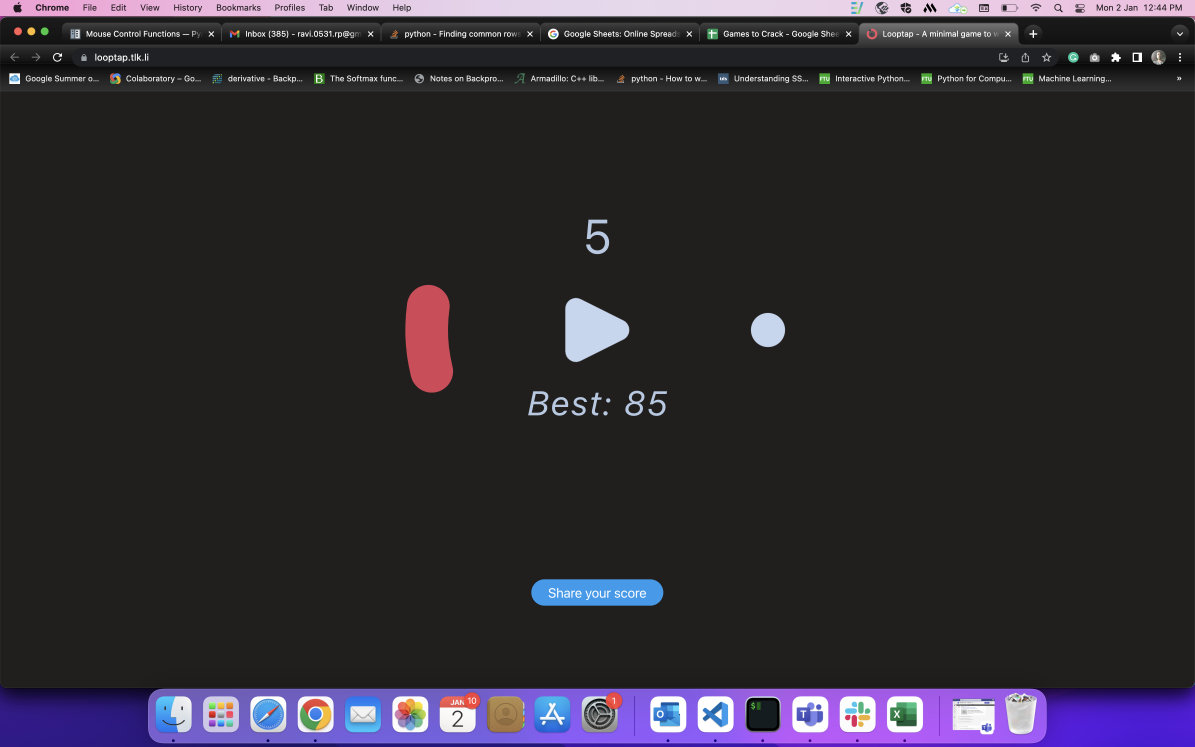
#> input picture images/reference.png, 3584 x 2240 px (shown at 1/3 size)
$ python blobs.py
#> lines starting #> are read from the running program, lines starting #| are printed output that depends on the picture
import cv2
import numpy as np

# Load image
image = cv2.imread('../images/reference.png', 0)
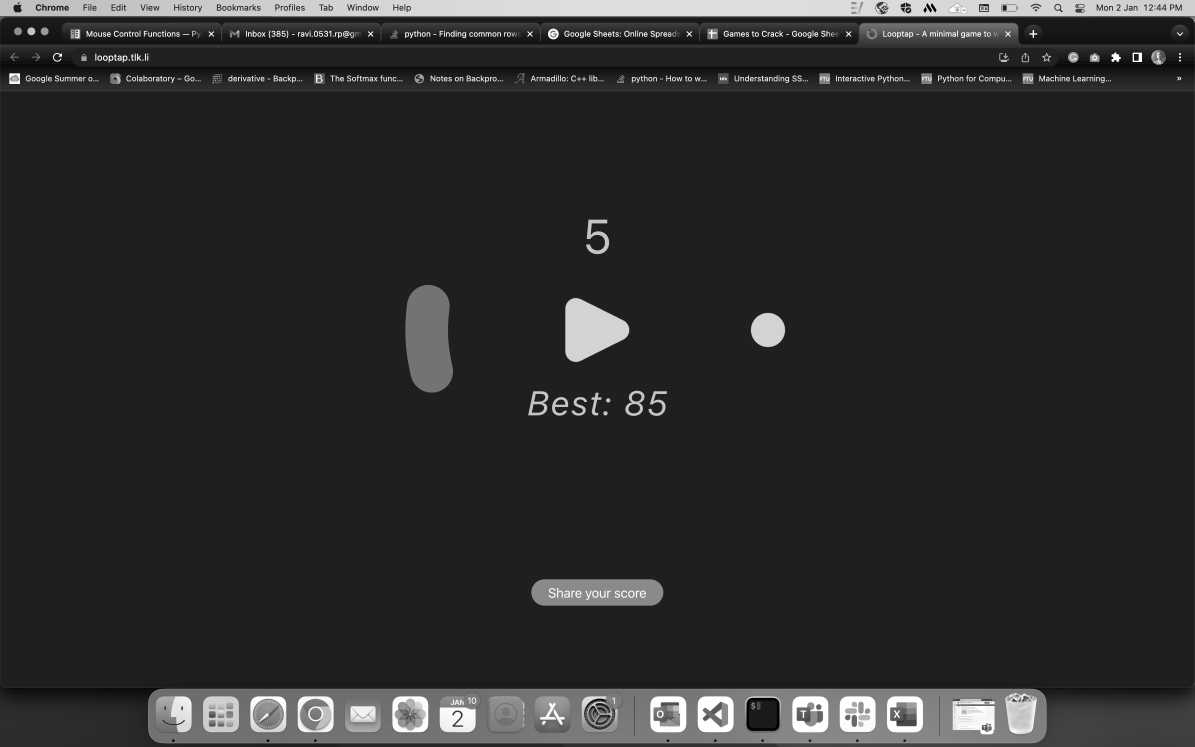
#> image: shape (2240, 3584) (shown at 1/3 size); min 0, max 255, mean 44.6
image = image[250:1750, 1000:2500]
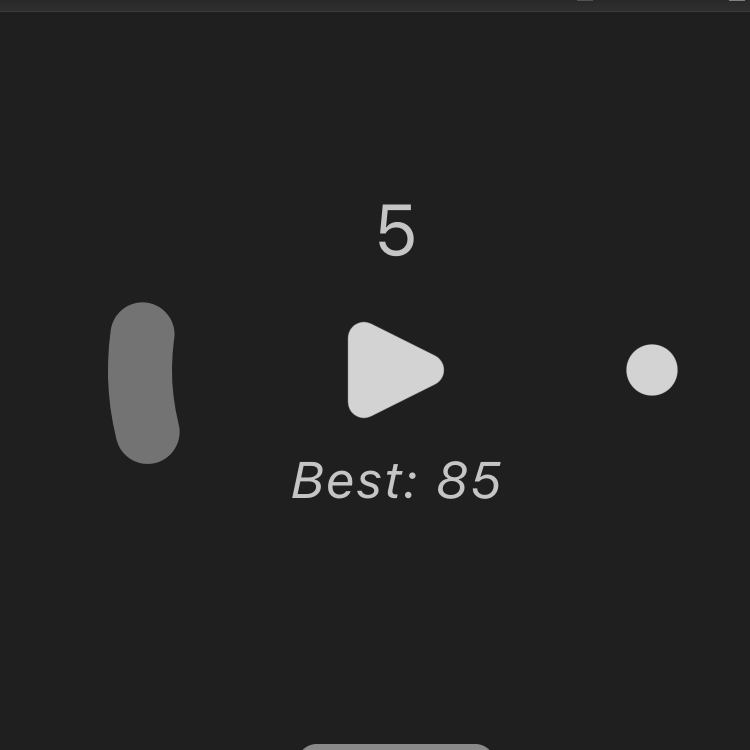
#> image: shape (1500, 1500) (shown at 1/2 size); min 31, max 211, mean 36.3
image = 255 - image
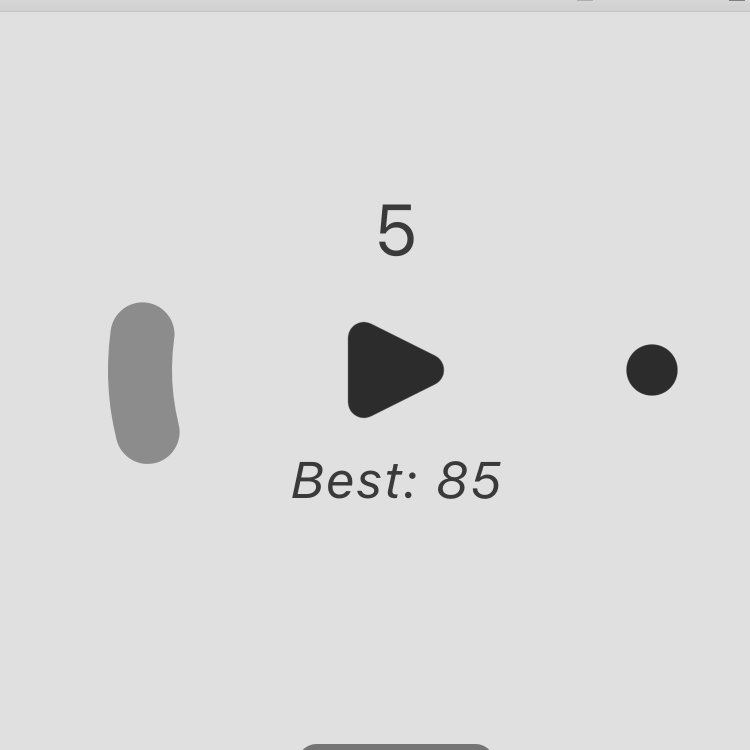
#> image: shape (1500, 1500) (shown at 1/2 size); min 44, max 224, mean 218.7


# Set our filtering parameters
# Initialize parameter setting using cv2.SimpleBlobDetector
params = cv2.SimpleBlobDetector_Params()

# Set Area filtering parameters
params.filterByArea = True
params.minArea = 100

# Set Circularity filtering parameters
params.filterByCircularity = True
params.minCircularity = 0.9

# Set Convexity filtering parameters
params.filterByConvexity = True
params.minConvexity = 0.2

# Set inertia filtering parameters
params.filterByInertia = True
params.minInertiaRatio = 0.01

# Create a detector with the parameters
detector = cv2.SimpleBlobDetector_create(params)

# Detect blobs
keypoints = detector.detect(image)
#> keypoints = 2 keypoints; (x, y, size): (824, 951, 14.2), (816, 989, 13.6)

# Draw blobs on our image as red circles
blank = np.zeros((1, 1))
blobs = cv2.drawKeypoints(image, keypoints, blank, (0, 0, 255),
						cv2.DRAW_MATCHES_FLAGS_DRAW_RICH_KEYPOINTS)

number_of_blobs = len(keypoints)
#> number_of_blobs = 2
text = "Number of Circular Blobs: " + str(len(keypoints))
#> text = 'Number of Circular Blobs: 2'
cv2.putText(blobs, text, (20, 550),
			cv2.FONT_HERSHEY_SIMPLEX, 1, (0, 100, 255), 2)
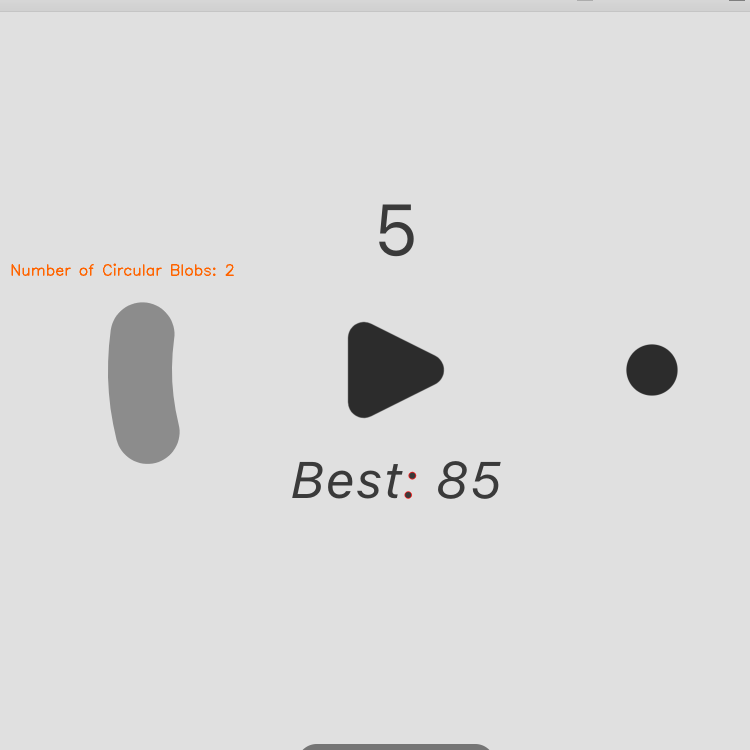
#> blobs: shape (1500, 1500, 3) (shown at 1/2 size); mean of channels 0, 1, 2 218.4, 218.5, 218.7; drawn as B, G, R

# Show blobs
cv2.imshow("Filtering Circular Blobs Only", blobs)
cv2.waitKey(0)
cv2.destroyAllWindows()

$ run again, with images/joint.png copied over images/reference.png
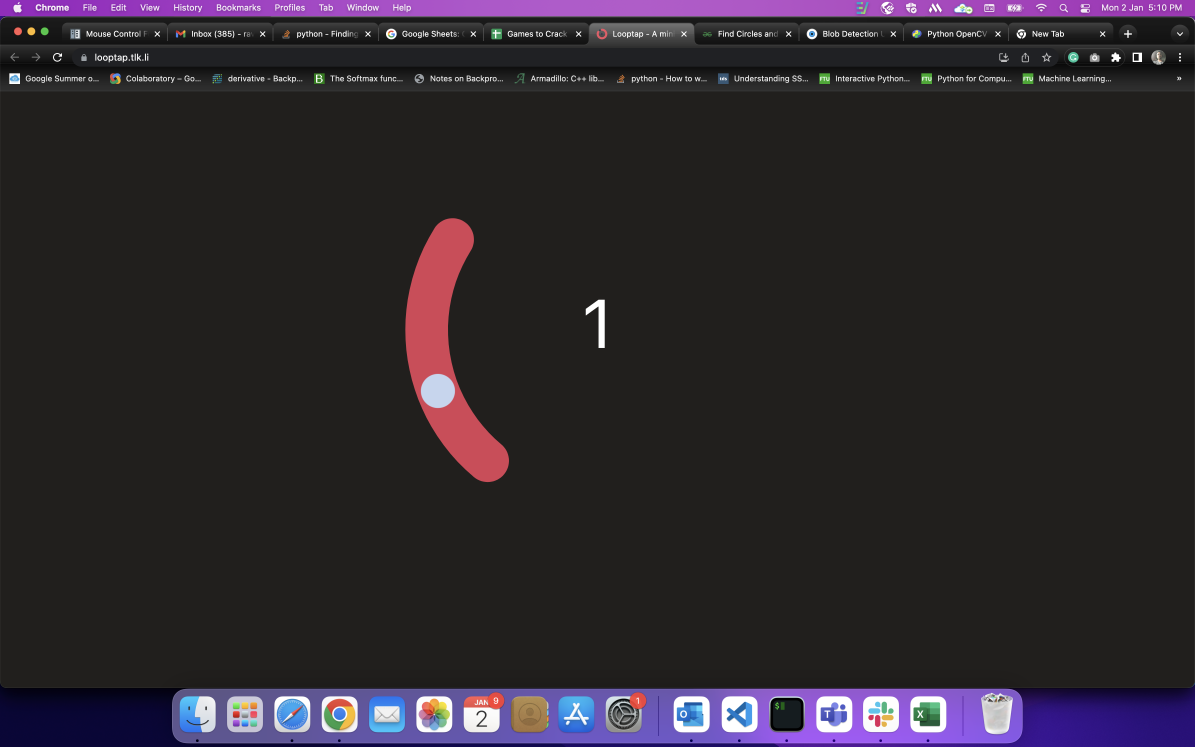
#> input picture images/joint.png, 3584 x 2240 px (shown at 1/3 size)
#> `image = 255 - image`:
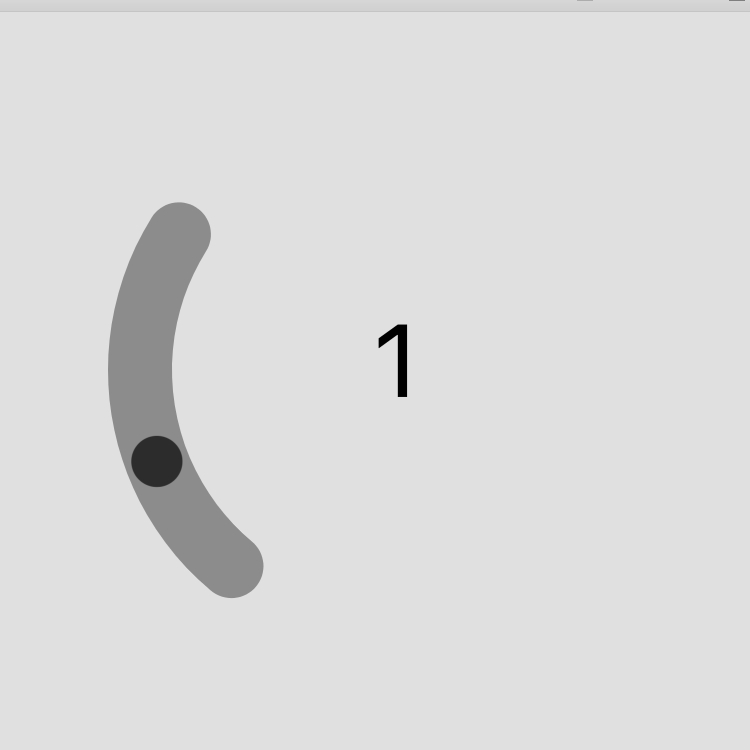
#> image: shape (1500, 1500) (shown at 1/2 size); min 0, max 224, mean 219.1
#> keypoints = ()
#> number_of_blobs = 0
#> text = 'Number of Circular Blobs: 0'
#> `cv2.putText(blobs, text, (20, 550), cv2.FONT_HERSHEY_SIMPLEX, 1, (0, 1..`:
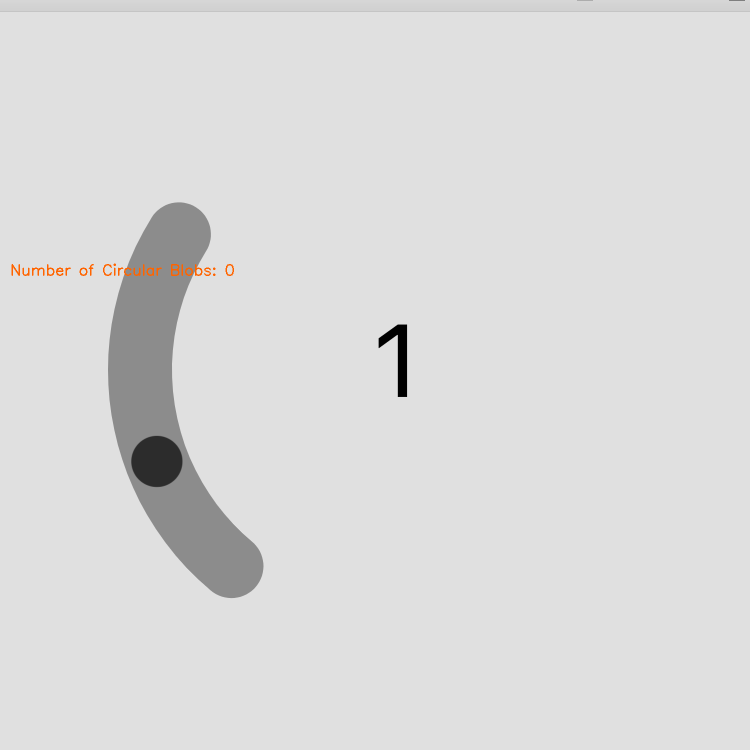
#> blobs: shape (1500, 1500, 3) (shown at 1/2 size); mean of channels 0, 1, 2 218.9, 219, 219.2; drawn as B, G, R

$ run again, with images/joint2.png copied over images/reference.png
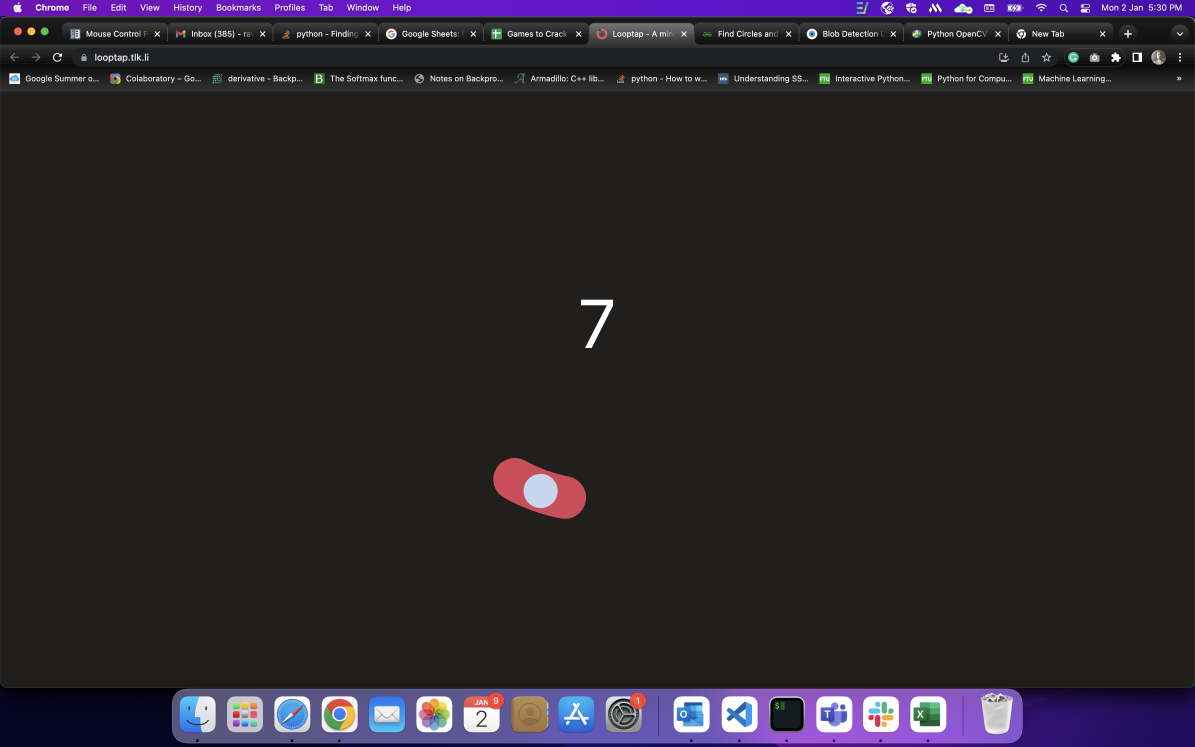
#> input picture images/joint2.png, 3584 x 2240 px (shown at 1/3 size)
#> `image = 255 - image`:
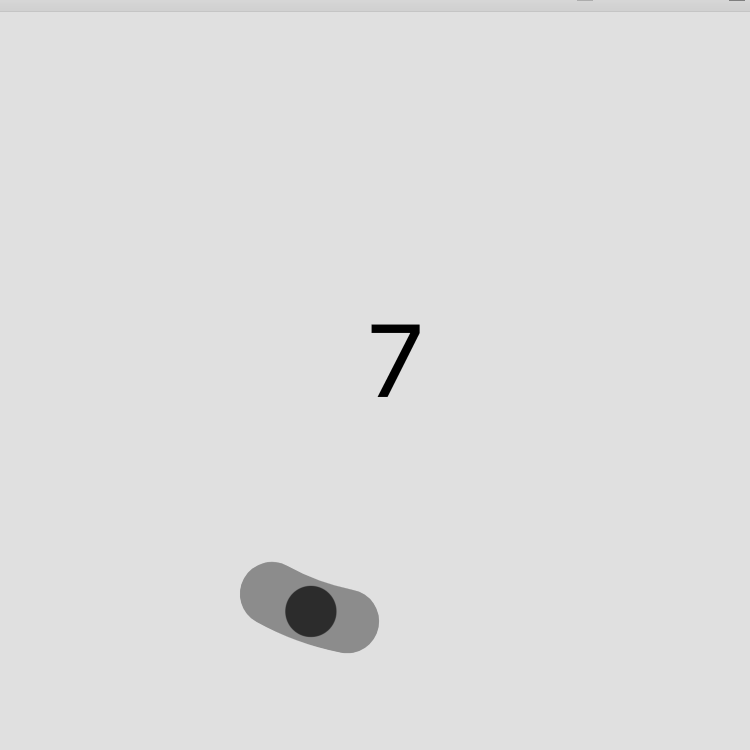
#> image: shape (1500, 1500) (shown at 1/2 size); min 0, max 224, mean 221.8
#> keypoints = ()
#> number_of_blobs = 0
#> text = 'Number of Circular Blobs: 0'
#> `cv2.putText(blobs, text, (20, 550), cv2.FONT_HERSHEY_SIMPLEX, 1, (0, 1..`:
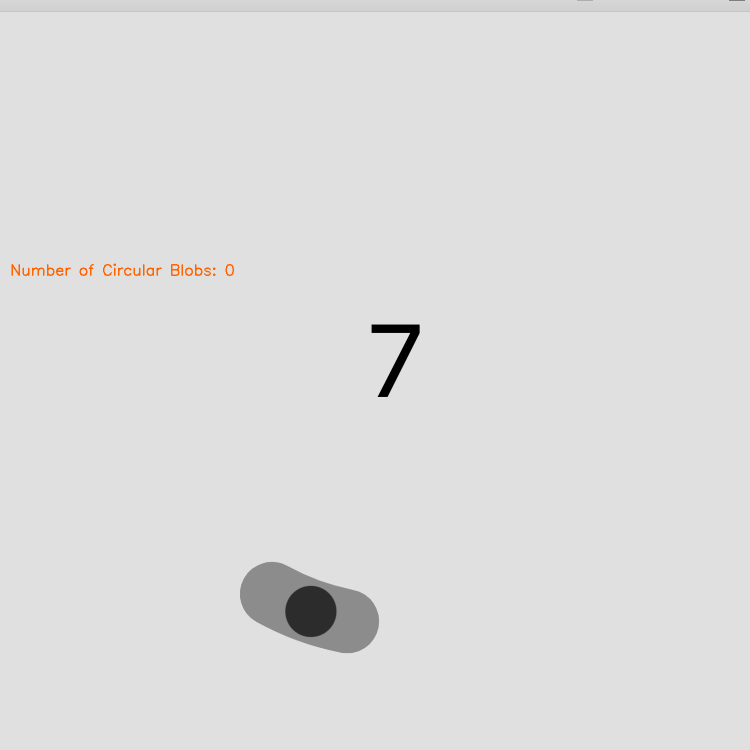
#> blobs: shape (1500, 1500, 3) (shown at 1/2 size); mean of channels 0, 1, 2 221.5, 221.6, 221.8; drawn as B, G, R

$ run again, with images/joint3.png copied over images/reference.png
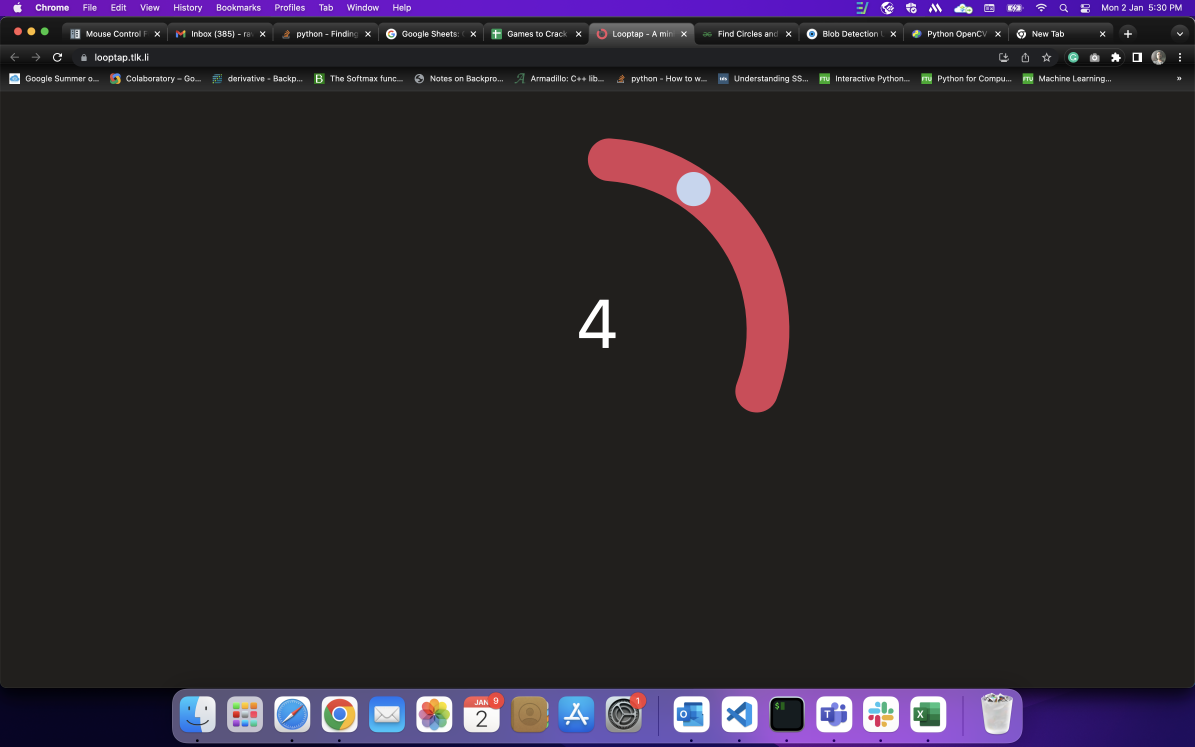
#> input picture images/joint3.png, 3584 x 2240 px (shown at 1/3 size)
#> `image = 255 - image`:
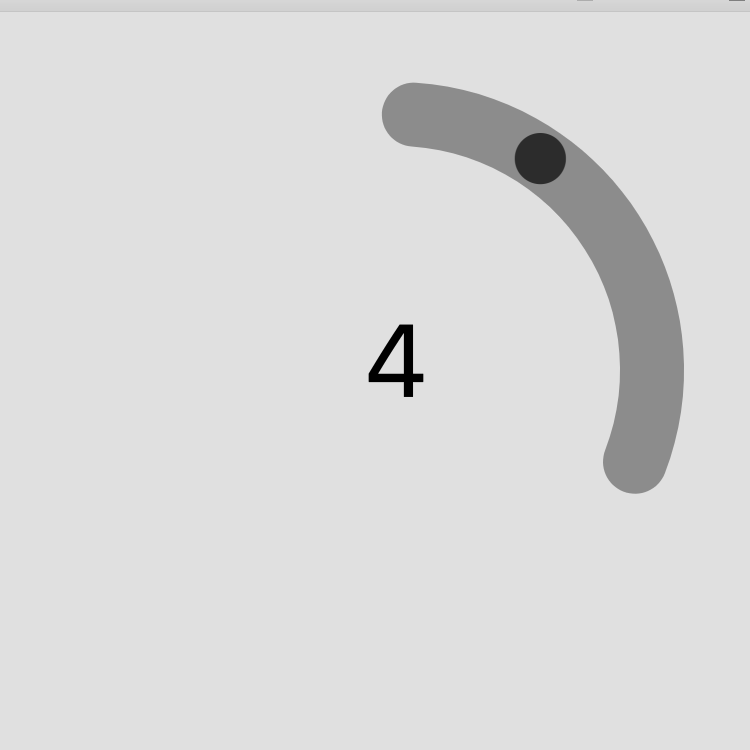
#> image: shape (1500, 1500) (shown at 1/2 size); min 0, max 224, mean 217.8
#> keypoints = ()
#> number_of_blobs = 0
#> text = 'Number of Circular Blobs: 0'
#> `cv2.putText(blobs, text, (20, 550), cv2.FONT_HERSHEY_SIMPLEX, 1, (0, 1..`:
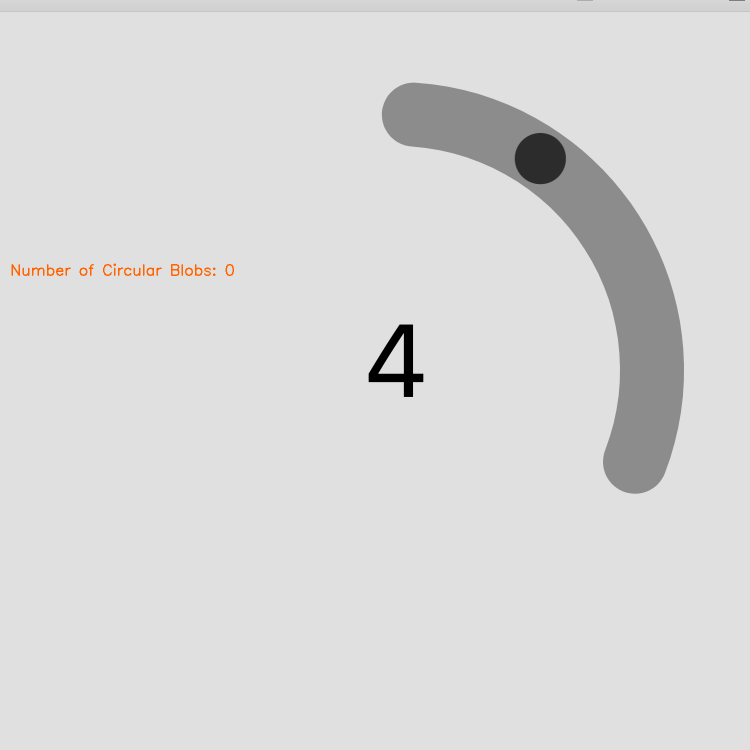
#> blobs: shape (1500, 1500, 3) (shown at 1/2 size); mean of channels 0, 1, 2 217.5, 217.6, 217.8; drawn as B, G, R
